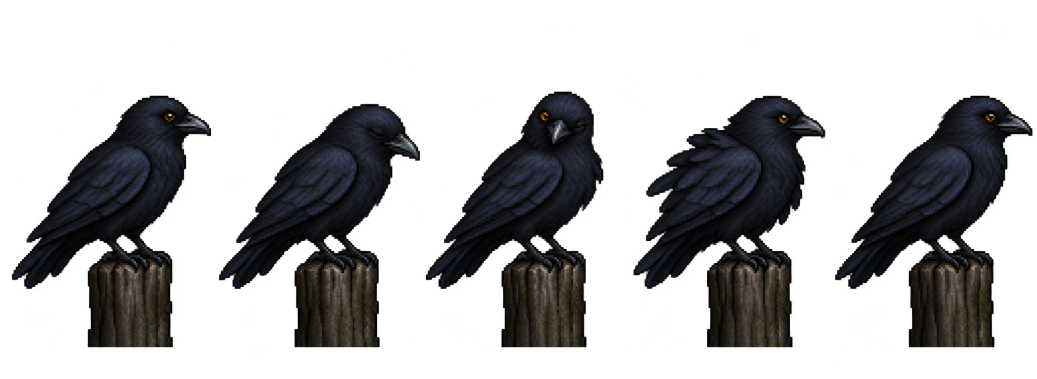
#> input picture locations/props-animated/crow/source.png, 2073 x 758 px, found by its file name (shown at 1/2 size)
$ python build_removal.py
#> lines starting #> are read from the running program, lines starting #| are printed output that depends on the picture
"""Build one-shot blocked-cell removal strips from included ImageGen sources."""

from pathlib import Path

from PIL import Image, ImageDraw, ImageFont


ROOT = Path(__file__).resolve().parent
IDLE_ROOT = ROOT.parent / "blocked-cells"
SIZE = 128
NAMES = (
    "forest-outpost/hay-bale",
    "forest-outpost/mossy-stump",
    "frost-pass/snowdrift",
    "frost-pass/ice-boulders",
    "marsh-crossing/mud-clump",
    "marsh-crossing/root-tangle",
    "ruined-cemetery/gravestone",
    "ruined-cemetery/bone-heap",
)


def visible_box(image: Image.Image) -> tuple[int, int, int, int]:
    box = image.getchannel("A").point(lambda a: 255 if a > 40 else 0).getbbox()
    if box is None:
        raise ValueError("Empty source cell")
    return box


def build(name: str) -> list[Image.Image]:
#> called with name = 'forest-outpost/hay-bale'
    folder = ROOT / name
    source = Image.open(folder / "source.png").convert("RGBA")
#> source is the input picture: PIL image 2073x758 RGBA; mean R, G, B, A 8.6, 8.4, 9.3, 78
    cells = [source.crop((round(i * source.width / 5), 0,
                          round((i + 1) * source.width / 5), source.height))
             for i in range(5)]
#> cells = 5 items

    # Align every generated phase to the already-shipped idle sprite.
    intact = Image.open(IDLE_ROOT / name / "frame-01.png").convert("RGBA")
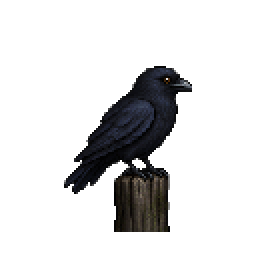
#> input picture locations/props-animated/crow/frame-01.png, 128 x 128 px, found by its file name (shown 2 times larger)
#> intact is the input picture: PIL image 128x128 RGBA; mean R, G, B, A 4.3, 4.2, 4.6, 39.6
    old_box = visible_box(intact)
#> in visible_box, `box = image.getchannel("A").point(lambda a: 255 if a > 40 else 0).getb..`: box = (32, 33, 96, 116)
#> old_box = (32, 33, 96, 116)
    new_box = visible_box(cells[0])
#> new_box = (24, 191, 415, 695)
    scale = min((old_box[2] - old_box[0]) / (new_box[2] - new_box[0]),
                (old_box[3] - old_box[1]) / (new_box[3] - new_box[1]))
#> scale = 0.164
    old_cx = (old_box[0] + old_box[2]) / 2
#> old_cx = 64
    new_cx = (new_box[0] + new_box[2]) / 2
#> new_cx = 219.5
    dx = old_cx - new_cx * scale
#> dx = 28.07
    dy = old_box[3] - new_box[3] * scale
#> dy = 2.24
    matrix = (1 / scale, 0, -dx / scale,
              0, 1 / scale, -dy / scale)
#> matrix = (6.11, 0, -171.5, 0, 6.11, -13.69)

    frames = [intact]
    for index in (1, 2, 3):
        frame = cells[index].transform((SIZE, SIZE), Image.Transform.AFFINE,
                                       matrix, resample=Image.Resampling.NEAREST,
                                       fillcolor=(0, 0, 0, 0))
        if index == 3:
            alpha = frame.getchannel("A").point(lambda a: round(a * 0.62))
            frame.putalpha(alpha)
        frames.append(frame)
#> this loop made 3 passes
#> pass 3, in build, `alpha = frame.getchannel("A").point(lambda a: round(a * 0.62))`:
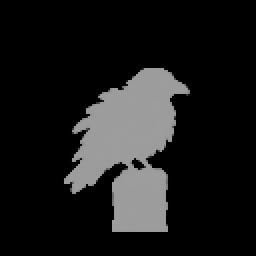
#> alpha: PIL image 128x128 L (shown 2 times larger); min 0, max 158, mean 27.2
#> after the loop:
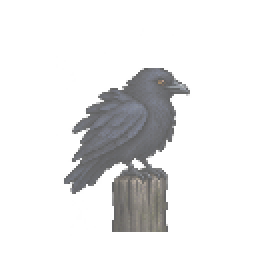
#> frame: PIL image 128x128 RGBA (shown 2 times larger); mean R, G, B, A 4.7, 4.6, 5.2, 27.2; transparent parts drawn white
#> after the loop, frames = 4 items
    frames.append(Image.new("RGBA", (SIZE, SIZE), (0, 0, 0, 0)))

    for i, frame in enumerate(frames, 1):
        frame.save(folder / f"frame-{i:02d}.png", optimize=True)
#> this loop made 5 passes
    sheet = Image.new("RGBA", (SIZE * 5, SIZE), (0, 0, 0, 0))
#> sheet: PIL image 640x128 RGBA; every value is 0
    for i, frame in enumerate(frames):
        sheet.alpha_composite(frame, (i * SIZE, 0))
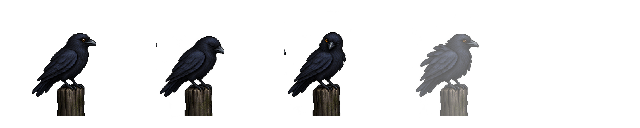
#> sheet: PIL image 640x128 RGBA; mean R, G, B, A 3.5, 3.5, 3.8, 29; transparent parts drawn white
#> the loop in build (call 2), `for i, frame in enumerate(frames, 1):` made 5 passes
#> the loop in build (call 2), `for i, frame in enumerate(frames):` made 5 passes
    sheet.save(folder / "spritesheet.png", optimize=True)
    frames[0].save(folder / "preview.gif", save_all=True,
                   append_images=frames[1:], duration=[140, 140, 150, 160, 180],
                   loop=0, disposal=2, transparency=0)
    return frames


def overview(rows: list[tuple[str, list[Image.Image]]]) -> None:
    cell = 256
#> cell = 256
    label = 230
    gap = 12
    canvas = Image.new("RGB", (label + 5 * cell + 36,
                               len(rows) * (cell + gap) + 24), "#22262c")
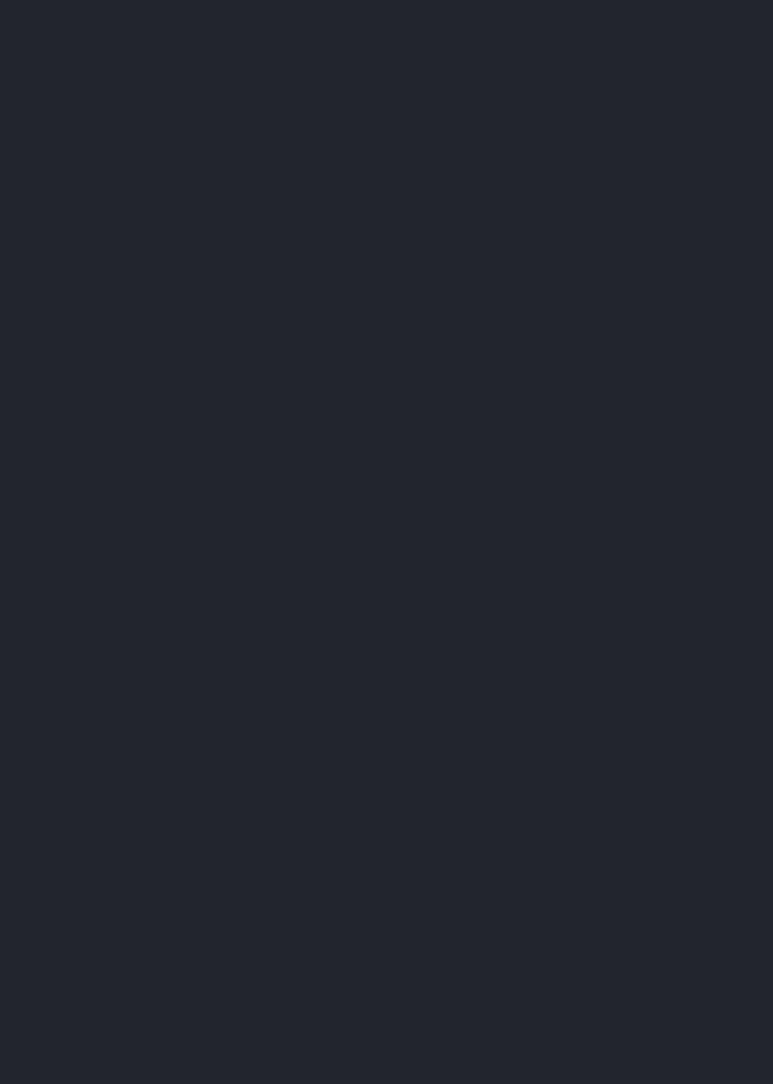
#> canvas: PIL image 1546x2168 RGB (shown at 1/2 size); mean R, G, B 34, 38, 44
    draw = ImageDraw.Draw(canvas)
    font = ImageFont.load_default()
    for row, (name, frames) in enumerate(rows):
        y = 12 + row * (cell + gap)
        draw.text((14, y + cell // 2 - 6), name, fill="#e3dfd5", font=font)
        for i, frame in enumerate(frames):
            tile = Image.new("RGBA", (cell, cell), "#343a40")
            tile.alpha_composite(frame.resize((cell, cell), Image.Resampling.NEAREST))
            canvas.paste(tile.convert("RGB"), (label + i * cell, y))
#> this loop made 8 passes
#> (name, y) on passes 1 to 8: ('forest-outpost/hay-bale', 12), ('forest-outpost/mossy-stump', 280), ('frost-pass/snowdrift', 548), ('frost-pass/ice-boulders', 816), ('marsh-crossing/mud-clump', 1084), ('marsh-crossing/root-tangle', 1352), ('ruined-cemetery/gravestone', 1620), ('ruined-cemetery/bone-heap', 1888)
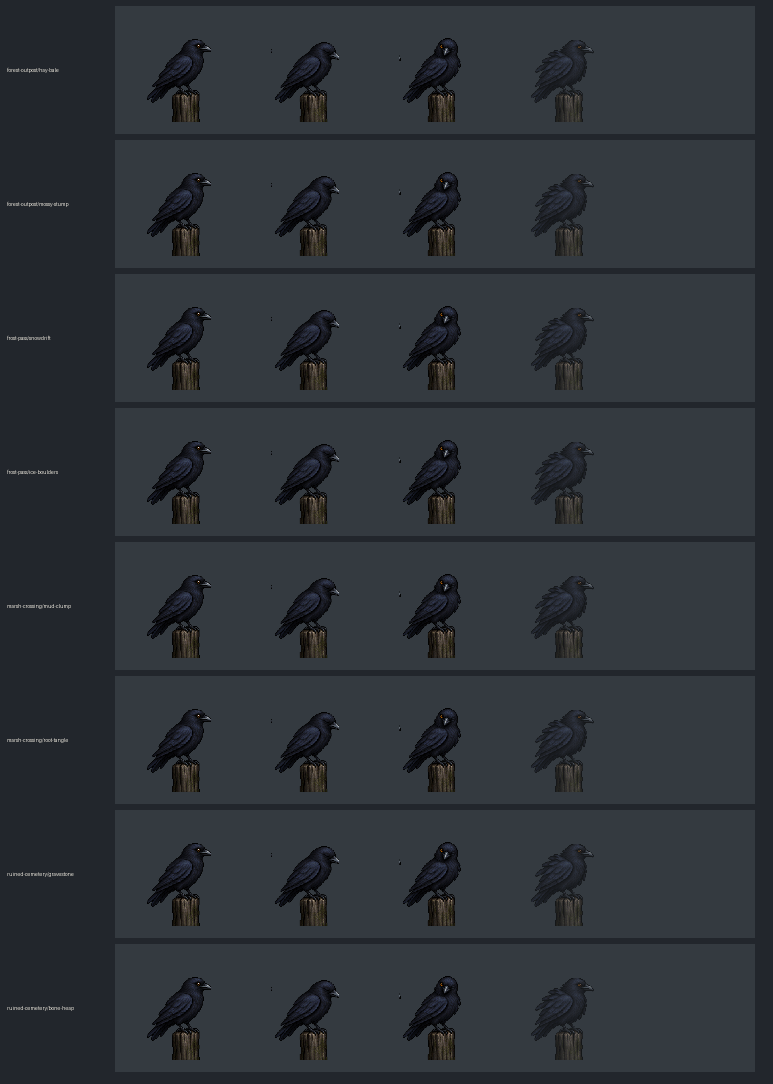
#> canvas: PIL image 1546x2168 RGB (shown at 1/2 size); mean R, G, B 46, 51, 56.7
#> frame: PIL image 128x128 RGBA; every value is 0
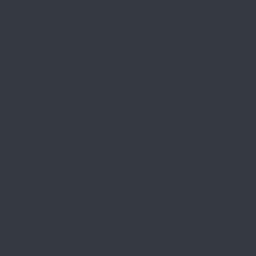
#> tile: PIL image 256x256 RGBA; mean R, G, B, A 52, 58, 64, 255
    canvas.save(ROOT / "overview.png", optimize=True)


if __name__ == "__main__":
    overview([(name, build(name)) for name in NAMES])
